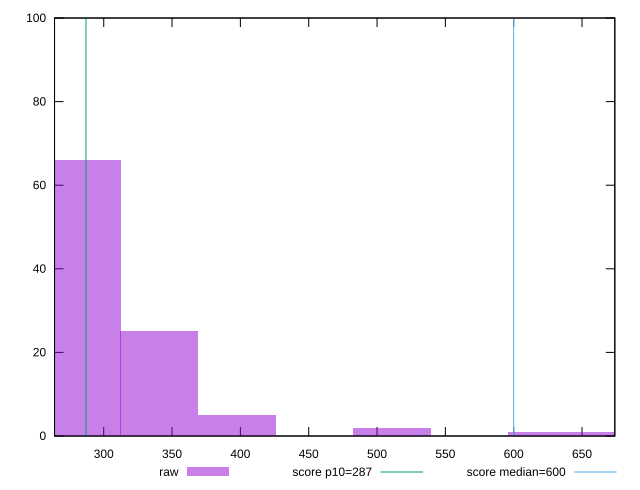

This chart was generated by the following gnuplot code:
reset

$raw <<EOF
283.88430217431915 66
340.661162609183 25
397.4380230440469 5
510.9917439137745 2
624.5454647835022 1
681.322325218366 1
EOF

set key outside below
set boxwidth 56.776860434863835
set xrange [264:673.9999999999991]
set yrange [0:100]
set trange [0:100]
set style fill transparent solid 0.5 noborder

set parametric
set terminal svg size 640, 490 enhanced background rgb 'white'
set output "reprap/total-blocking-time/samples/pages+cached+noexternal+nomedia/raw/histogram.svg"

plot $raw title "raw" with boxes, \
     287,t title "score p10=287", \
     600,t title "score median=600"

reset
